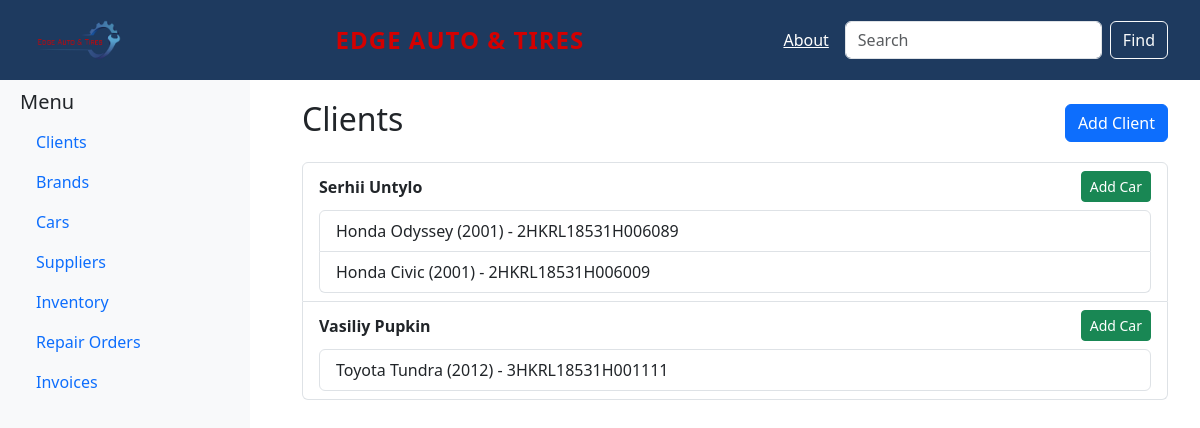
/clients/, run on the app's committed database.
### cars/models.py (models this page shows, shortened)
class Client(models.Model):
    first_name = models.CharField(max_length=50, verbose_name="First Name")
    last_name = models.CharField(max_length=50, verbose_name="Last Name")
    address = models.TextField(verbose_name="Address")
    phone = models.CharField(max_length=15, unique=True, verbose_name="Phone")

class Car(models.Model):
    client = models.ForeignKey(Client, on_delete=models.CASCADE, related_name="cars")
    model = models.ForeignKey(CarModel, on_delete=models.CASCADE, related_name="cars")
    year = models.PositiveIntegerField(verbose_name="Year")
    vin = models.CharField(max_length=17, unique=True, verbose_name="VIN Number")

class CarModel(models.Model):
    brand = models.ForeignKey(Brand, on_delete=models.CASCADE, related_name="models")
    name = models.CharField(max_length=100, verbose_name="Model")

class Brand(models.Model):
    name = models.CharField(max_length=100, unique=True, verbose_name="Brand")

### cars/views.py (the view)
# urls.py: path('clients/', client_list, name='client_list'),
def client_list(request):
    clients = Client.objects.prefetch_related("cars").all()
    return render(request, 'client.html', {'clients': clients})

### cars/templates/client.html (shortened to what this page needs)
{% extends 'base.html' %}
{% block content %}
<div class="container">
    <div class="d-flex justify-content-between align-items-center">
        <h2>Clients</h2>
        <a href="{% url 'client_add' %}" class="btn btn-primary">Add Client</a>
    </div>
    <ul class="list-group mt-3">
        {% for client in clients %}
            <li class="list-group-item">
                <div class="d-flex justify-content-between align-items-center">
                    <span><strong>{{ client.first_name }} {{ client.last_name }}</strong></span>
                    <a href="{% url 'car_add' client.id %}" class="btn btn-success btn-sm">Add Car</a>
                </div>
                {% if client.cars.all %}
                    <ul class="list-group mt-2">
                        {% for car in client.cars.all %}
                            <li class="list-group-item">{{ car.model.brand.name }} {{ car.model.name }} ({{ car.year }}) - {{ car.vin }}</li>
                        {% endfor %}
                    </ul>
                {% else %}
                    <p class="text-muted">No cars available</p>
                {% endif %}
            </li>
        {% empty %}
            <li class="list-group-item">No clients available.</li>
        {% endfor %}
    </ul>
</div>
{% endblock %}

### cars/templates/base.html (style rules this page uses)
body { display: flex; min-height: 100vh; flex-direction: column; }

### data on the page
Client: first_name "Serhii", last_name "Untylo"
Car: model.brand.name "Honda", model.name "Odyssey", year "2001", vin "2HKRL18531H006089"
Car: model.brand.name "Honda", model.name "Civic", year "2001", vin "2HKRL18531H006009"
Client: first_name "Vasiliy", last_name "Pupkin"
Car: model.brand.name "Toyota", model.name "Tundra", year "2012", vin "3HKRL18531H001111"
